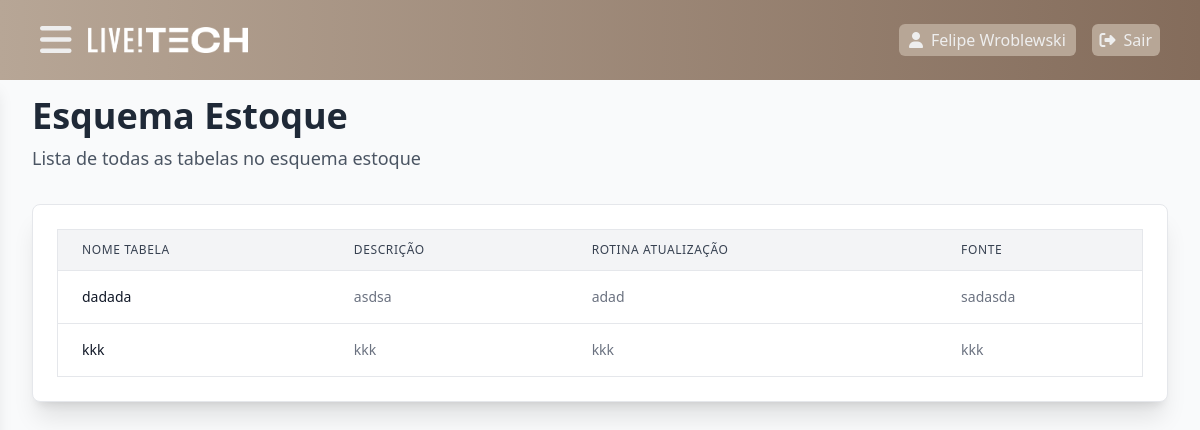
The app's page /esquemaApi/Api (signed in), older data.
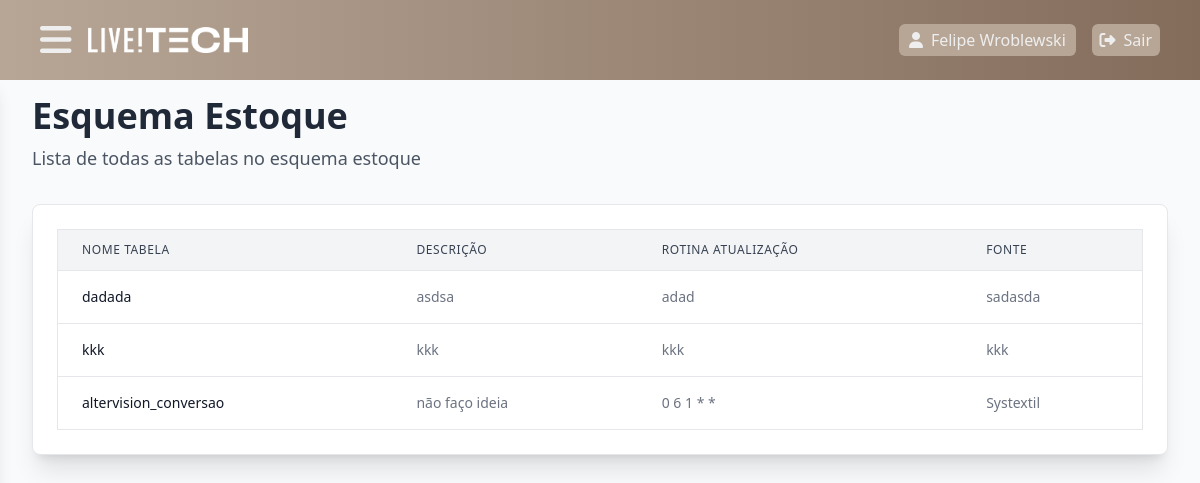
The same page, newer data.
### app/models.py (models this page shows)
class User(db.Model, UserMixin):
    id = db.Column(db.Integer, primary_key=True)
    nome = db.Column(db.String, nullable=False, default="Indivíduo Indigente")
    email = db.Column(db.String, nullable=False)
    senha = db.Column(db.String, nullable=True)
    adm = db.Column(db.Boolean, default=False)
    def puxar_nome(self):
        return self.nome

class Tabela(db.Model):
    id = db.Column(db.Integer, primary_key=True)
    nome_tabela = db.Column(db.String, nullable=False)
    descricao_tabela = db.Column(db.String, nullable=True)
    esquema = db.Column(db.String, nullable=False)
    dag_id = db.Column(db.Integer, db.ForeignKey('dag.id', name="fk_tabela_dag"), nullable=False)
    origem_id = db.Column(db.Integer, db.ForeignKey('origem.id', name="fk_tabela_origem"), nullable=False)
    dag = db.relationship('Dag', back_populates='tabelas')
    origem = db.relationship('Origem', back_populates='tabelas')
    colunas = db.relationship('Colunas', back_populates='tabela', lazy=True, cascade="all, delete-orphan")

class Dag(db.Model):
    id = db.Column(db.Integer, primary_key=True)
    dag = db.Column(db.String, nullable=False)
    schedule = db.Column(db.String, nullable=False)
    tabelas = db.relationship('Tabela', back_populates='dag', lazy=True)

class Origem(db.Model):
    id = db.Column(db.Integer, primary_key=True)
    sistema_origem = db.Column(db.String, nullable=False)
    tabela_origem = db.Column(db.String, nullable=False)
    tabelas = db.relationship('Tabela', back_populates='origem', lazy=True)

### app/views.py (the view)
@app.route('/esquemaApi/<string:nome_esquema>', methods=['GET'])
@login_required
def esquemaApi(nome_esquema):
    tabelas_do_esquema = get_tabelas_por_esquema(nome_esquema)
    return render_template('Esquemas/esquemaApi.html', esquema_atual=nome_esquema, tabelas=tabelas_do_esquema)

### app/models.py (called while the page is built)
@login_manager.user_loader
def load_user(user_id):
    return User.query.get(user_id)

### app/views.py (called while the page is built)
@app.after_request
def add_header(response):
    response.cache_control.no_store = True
    return response

@app.context_processor
def inject_user():
    return dict(current_user=current_user)

def get_tabelas_por_esquema(nome_esquema):
    from sqlalchemy.orm import joinedload
    tabelas = Tabela.query.options(
        joinedload(Tabela.dag),
        joinedload(Tabela.origem)
    ).filter_by(esquema=nome_esquema).all()
    return tabelas

### app/templates/Esquemas/esquemaApi.html
{% extends 'base.html' %}
{% block content %}
{% include 'navbar.html' %}
    <div class="h-screen w-full bg-brancoCinza">
        <div class="p-8 font-sans bg-gray-50 min-h-screen">
        <h1 class="text-4xl font-bold text-gray-800 mb-2 mt-16">Esquema Estoque</h1>
        <p class="text-lg text-gray-600 mb-8">Lista de todas as tabelas no esquema estoque</p>
        <div class="bg-white shadow-xl rounded-lg p-6 border border-gray-200">
            <div class="overflow-x-auto">
                <table class="min-w-full divide-y divide-gray-200 border border-gray-200 rounded-lg">
                    <thead class="bg-gray-100">
                        <tr>
                            <th scope="col" class="px-6 py-3 text-left text-xs font-medium text-gray-700 uppercase tracking-wider">Nome Tabela</th>
                            <th scope="col" class="px-6 py-3 text-left text-xs font-medium text-gray-700 uppercase tracking-wider">Descrição</th>
                            <th scope="col" class="px-6 py-3 text-left text-xs font-medium text-gray-700 uppercase tracking-wider">Rotina Atualização</th>
                            <th scope="col" class="px-6 py-3 text-left text-xs font-medium text-gray-700 uppercase tracking-wider">Fonte</th>
                        </tr>
                    </thead>
                    <tbody class="bg-white divide-y divide-gray-200">
                        {% for tabela in tabelas %}
                            <tr>
                                <td class="px-6 py-4 whitespace-nowrap text-sm font-medium text-gray-900">
                                    <a href="{{url_for('detalhesTabela', tabela_id=tabela.id )}}">{{ tabela.nome_tabela }}</a>
                                </td>
                                <td class="px-6 py-4 whitespace-nowrap text-sm text-gray-500">{{ tabela.descricao_tabela }}</td>
                                <td class="px-6 py-4 whitespace-nowrap text-sm text-gray-500">{{ tabela.dag.schedule }}</td>
                                <td class="px-6 py-4 whitespace-nowrap text-sm text-gray-500">{{ tabela.origem.sistema_origem }}</td>
                            </tr>
                        {% endfor %}
                    </tbody>
                </table>
            </div>
        </div>
    </div>
</div>
{% endblock %}

### app/templates/base.html (shortened to what this page needs)
<!DOCTYPE html>
<html lang="pt-br" class="h-full">
<head>
    <link rel="stylesheet" href="https://cdnjs.cloudflare.com/ajax/libs/font-awesome/6.5.0/css/all.min.css">
    <link rel="stylesheet" href="https://cdnjs.cloudflare.com/ajax/libs/codemirror/5.65.16/codemirror.min.css">
    <link rel="stylesheet" href="https://cdnjs.cloudflare.com/ajax/libs/codemirror/5.65.16/theme/monokai.min.css">
    <link rel="stylesheet" href="{{ url_for('static', filename='css/main.css') }}">
</head>
<body class="">
    {% block content %}{% endblock %}
</body>
</html>

### app/templates/navbar.html (shortened to what this page needs)
<div class="p-0 m-0 box-border">
        <header class="flex items-center justify-between bg-gradient-to-r from-begePrincipal to-begeForte h-20 w-full flex-row text-brancoCinza fixed">
            <div class="flex items-center gap-4 ml-10">
                <button id="toogleSidebar">
                    <i class="fa-solid fa-bars text-4xl cursor-pointer"></i>
                </button>
                <a href="{{url_for('home')}}" class="decoration-0">
                    <img src="{{url_for('static', filename='imgs/livetech.png')}}" alt="" class="w-40">
                </a>
            </div>
            <div class="flex items-center gap-4 mr-10">
                <a href="{{url_for('home')}}" class="flex flex-row items-center gap-2 p-1 w-4/5 justify-center rounded-md bg-begePrincipal">
                    <i class="fa-solid fa-user"></i>
                    <h1>{{ current_user.puxar_nome() }}</h1>
                </a>
                <a href="{{url_for('logout')}}" class="bg-begePrincipal p-1 w-20 flex flex-row items-center gap-2 justify-center rounded-md">
                    <i class="fa-solid fa-right-from-bracket"></i>
                    <h1>Sair</h1>
                </a>
            </div>
        </header>
    </div>

Row changes from the older to the newer data that the page shows:
added Tabela: nome_tabela "altervision_conversao", descricao_tabela "não faço ideia", dag.schedule "0 6 1 * *", origem.sistema_origem "Systextil"
